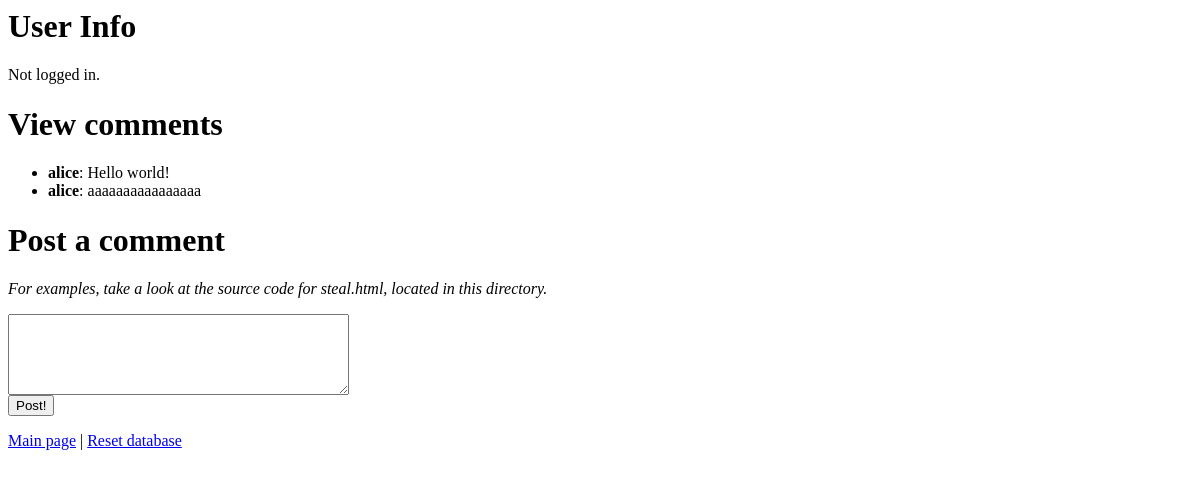
Before: /comments.php with the older database file.
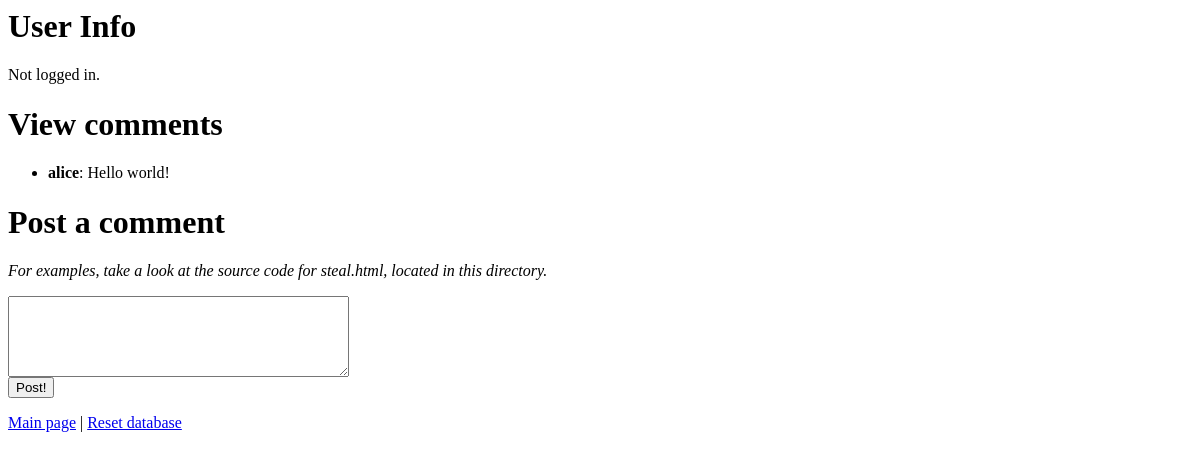
After: the same page with the newer database file.
### tables this page shows
CREATE TABLE comments (id INTEGER PRIMARY KEY AUTOINCREMENT, who NVARCHAR(32), text VARCHAR(32));

### db.php (called while the page is built, shortened)
<?php
class DB
{
	public function __construct()
	{
		$this->db = new PDO('sqlite:db.sqlite');
	}
	public function query($query)
	{
		$result = $this->db->query($query);
		return $result->fetchAll(PDO::FETCH_ASSOC);
    }
}
$db = new DB();
?>

### comments.php (the view, shortened to what this page needs)
<DOCTYPE html>
<head>
</head>
<?php
    require 'db.php';
?>
<h1>User Info</h1>
<?php
 if(isset($_SESSION['user']))
 {
     echo 'Logged in as:  ' . $_SESSION['user'];
 } else {
     echo 'Not logged in.';
 }
?>
<body>
    <h1>View comments</h1>
    <ul>
<?php
$comments = $db->query("SELECT * from comments;");
foreach ($comments as $c) {
    echo '<li><b>' . $c["who"] . "</b>: " . $c["text"] . "</li>";
}
?>
    </ul>
        <h1>Post a comment</h1>
        <p><i>For examples, take a look at the source code for steal.html, located in this directory.</i></p>
  <form id="form" method="POST" action="comments.php">
    <textarea id="text" cols="40" rows="5" name="text"></textarea><br />
    <input id="btn" type="submit" name="submit" value="Post!">
  </form>
    <a href="./index.php">Main page</a> |
    <a href="./setup.php">Reset database</a>
</body>
</html>

Changed rows visible on the page:
removed comments: who "alice", text "aaaaaaaaaaaaaaaa"
